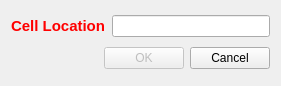
<?xml version="1.0" encoding="UTF-8"?>
<ui version="4.0">
 <class>GoToCellDialog</class>
 <widget class="QWidget" name="GoToCellDialog">
  <property name="geometry">
   <rect>
    <x>0</x>
    <y>0</y>
    <width>281</width>
    <height>86</height>
   </rect>
  </property>
  <property name="windowTitle">
   <string>Go To Cell</string>
  </property>
  <layout class="QVBoxLayout" name="verticalLayout">
   <item>
    <layout class="QHBoxLayout" name="horizontalLayout">
     <item>
      <widget class="QLabel" name="label">
       <property name="text">
        <string>&lt;!DOCTYPE HTML PUBLIC &quot;-//W3C//DTD HTML 4.0//EN&quot; &quot;http://www.w3.org/TR/REC-html40/strict.dtd&quot;&gt;
&lt;html&gt;&lt;head&gt;&lt;meta name=&quot;qrichtext&quot; content=&quot;1&quot; /&gt;&lt;style type=&quot;text/css&quot;&gt;
p, li { white-space: pre-wrap; }
&lt;/style&gt;&lt;/head&gt;&lt;body style=&quot; font-family:'DejaVu Sans'; font-size:10pt; font-weight:400; font-style:normal;&quot;&gt;
&lt;p style=&quot; margin-top:12px; margin-bottom:12px; margin-left:0px; margin-right:0px; -qt-block-indent:0; text-indent:0px;&quot;&gt;&lt;span style=&quot; font-size:11pt; font-weight:600; color:#ff0000;&quot;&gt;Cell Location&lt;/span&gt;&lt;/p&gt;&lt;/body&gt;&lt;/html&gt;</string>
       </property>
      </widget>
     </item>
     <item>
      <widget class="QLineEdit" name="lineEdit"/>
     </item>
    </layout>
   </item>
   <item>
    <layout class="QHBoxLayout" name="horizontalLayout_2">
     <item>
      <spacer name="horizontalSpacer">
       <property name="orientation">
        <enum>Qt::Horizontal</enum>
       </property>
       <property name="sizeHint" stdset="0">
        <size>
         <width>40</width>
         <height>20</height>
        </size>
       </property>
      </spacer>
     </item>
     <item>
      <widget class="QPushButton" name="okButton">
       <property name="enabled">
        <bool>false</bool>
       </property>
       <property name="text">
        <string>OK</string>
       </property>
      </widget>
     </item>
     <item>
      <widget class="QPushButton" name="cancelButton">
       <property name="text">
        <string>Cancel</string>
       </property>
      </widget>
     </item>
    </layout>
   </item>
  </layout>
 </widget>
 <tabstops>
  <tabstop>lineEdit</tabstop>
  <tabstop>okButton</tabstop>
  <tabstop>cancelButton</tabstop>
 </tabstops>
 <resources/>
 <connections/>
</ui>
